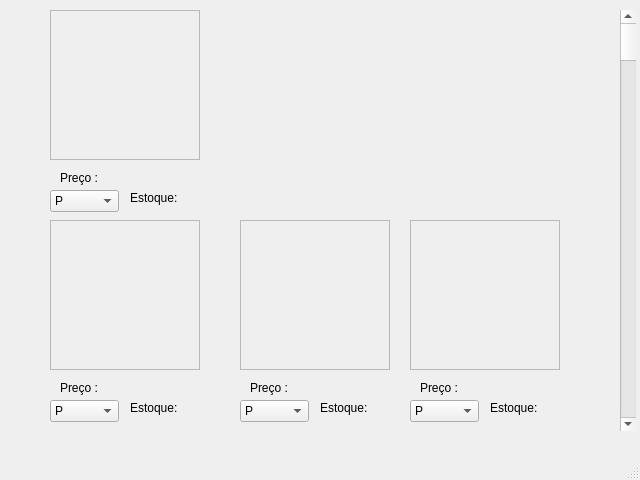
<?xml version="1.0" encoding="UTF-8"?>
<ui version="4.0">
 <class>MainWindow</class>
 <widget class="QMainWindow" name="MainWindow">
  <property name="geometry">
   <rect>
    <x>0</x>
    <y>0</y>
    <width>640</width>
    <height>480</height>
   </rect>
  </property>
  <property name="windowTitle">
   <string>MainWindow</string>
  </property>
  <widget class="QWidget" name="centralwidget">
   <widget class="QFrame" name="frame">
    <property name="geometry">
     <rect>
      <x>50</x>
      <y>220</y>
      <width>150</width>
      <height>150</height>
     </rect>
    </property>
    <property name="frameShape">
     <enum>QFrame::Shape::StyledPanel</enum>
    </property>
    <property name="frameShadow">
     <enum>QFrame::Shadow::Raised</enum>
    </property>
    <widget class="QFrame" name="frame_2">
     <property name="geometry">
      <rect>
       <x>0</x>
       <y>0</y>
       <width>150</width>
       <height>150</height>
      </rect>
     </property>
     <property name="frameShape">
      <enum>QFrame::Shape::StyledPanel</enum>
     </property>
     <property name="frameShadow">
      <enum>QFrame::Shadow::Raised</enum>
     </property>
     <widget class="QFrame" name="frame_3">
      <property name="geometry">
       <rect>
        <x>200</x>
        <y>0</y>
        <width>150</width>
        <height>150</height>
       </rect>
      </property>
      <property name="frameShape">
       <enum>QFrame::Shape::StyledPanel</enum>
      </property>
      <property name="frameShadow">
       <enum>QFrame::Shadow::Raised</enum>
      </property>
     </widget>
     <widget class="QLabel" name="label_2">
      <property name="geometry">
       <rect>
        <x>10</x>
        <y>10</y>
        <width>131</width>
        <height>131</height>
       </rect>
      </property>
      <property name="text">
       <string/>
      </property>
      <property name="pixmap">
       <pixmap>images/Goku.jpg</pixmap>
      </property>
      <property name="scaledContents">
       <bool>true</bool>
      </property>
     </widget>
    </widget>
   </widget>
   <widget class="QScrollBar" name="verticalScrollBar">
    <property name="geometry">
     <rect>
      <x>620</x>
      <y>10</y>
      <width>16</width>
      <height>421</height>
     </rect>
    </property>
    <property name="orientation">
     <enum>Qt::Orientation::Vertical</enum>
    </property>
   </widget>
   <widget class="QComboBox" name="comboBox">
    <property name="enabled">
     <bool>true</bool>
    </property>
    <property name="geometry">
     <rect>
      <x>50</x>
      <y>400</y>
      <width>69</width>
      <height>22</height>
     </rect>
    </property>
    <item>
     <property name="text">
      <string>P</string>
     </property>
    </item>
    <item>
     <property name="text">
      <string>M</string>
     </property>
    </item>
    <item>
     <property name="text">
      <string>G</string>
     </property>
    </item>
   </widget>
   <widget class="QLabel" name="label">
    <property name="geometry">
     <rect>
      <x>130</x>
      <y>400</y>
      <width>61</width>
      <height>16</height>
     </rect>
    </property>
    <property name="text">
     <string>Estoque:</string>
    </property>
   </widget>
   <widget class="QLabel" name="label_3">
    <property name="geometry">
     <rect>
      <x>60</x>
      <y>380</y>
      <width>71</width>
      <height>16</height>
     </rect>
    </property>
    <property name="text">
     <string>Preço :</string>
    </property>
   </widget>
   <widget class="QComboBox" name="comboBox_2">
    <property name="enabled">
     <bool>true</bool>
    </property>
    <property name="geometry">
     <rect>
      <x>240</x>
      <y>400</y>
      <width>69</width>
      <height>22</height>
     </rect>
    </property>
    <item>
     <property name="text">
      <string>P</string>
     </property>
    </item>
    <item>
     <property name="text">
      <string>M</string>
     </property>
    </item>
    <item>
     <property name="text">
      <string>G</string>
     </property>
    </item>
   </widget>
   <widget class="QLabel" name="label_4">
    <property name="geometry">
     <rect>
      <x>320</x>
      <y>400</y>
      <width>61</width>
      <height>16</height>
     </rect>
    </property>
    <property name="text">
     <string>Estoque:</string>
    </property>
   </widget>
   <widget class="QLabel" name="label_5">
    <property name="geometry">
     <rect>
      <x>250</x>
      <y>380</y>
      <width>71</width>
      <height>16</height>
     </rect>
    </property>
    <property name="text">
     <string>Preço :</string>
    </property>
   </widget>
   <widget class="QFrame" name="frame_4">
    <property name="geometry">
     <rect>
      <x>240</x>
      <y>220</y>
      <width>150</width>
      <height>150</height>
     </rect>
    </property>
    <property name="frameShape">
     <enum>QFrame::Shape::StyledPanel</enum>
    </property>
    <property name="frameShadow">
     <enum>QFrame::Shadow::Raised</enum>
    </property>
    <widget class="QFrame" name="frame_6">
     <property name="geometry">
      <rect>
       <x>0</x>
       <y>0</y>
       <width>150</width>
       <height>150</height>
      </rect>
     </property>
     <property name="frameShape">
      <enum>QFrame::Shape::StyledPanel</enum>
     </property>
     <property name="frameShadow">
      <enum>QFrame::Shadow::Raised</enum>
     </property>
     <widget class="QFrame" name="frame_7">
      <property name="geometry">
       <rect>
        <x>200</x>
        <y>0</y>
        <width>150</width>
        <height>150</height>
       </rect>
      </property>
      <property name="frameShape">
       <enum>QFrame::Shape::StyledPanel</enum>
      </property>
      <property name="frameShadow">
       <enum>QFrame::Shadow::Raised</enum>
      </property>
     </widget>
     <widget class="QLabel" name="label_6">
      <property name="geometry">
       <rect>
        <x>10</x>
        <y>10</y>
        <width>131</width>
        <height>131</height>
       </rect>
      </property>
      <property name="text">
       <string/>
      </property>
      <property name="pixmap">
       <pixmap>images/Homem-Aranha.jpg</pixmap>
      </property>
      <property name="scaledContents">
       <bool>true</bool>
      </property>
     </widget>
    </widget>
   </widget>
   <widget class="QComboBox" name="comboBox_3">
    <property name="enabled">
     <bool>true</bool>
    </property>
    <property name="geometry">
     <rect>
      <x>410</x>
      <y>400</y>
      <width>69</width>
      <height>22</height>
     </rect>
    </property>
    <item>
     <property name="text">
      <string>P</string>
     </property>
    </item>
    <item>
     <property name="text">
      <string>M</string>
     </property>
    </item>
    <item>
     <property name="text">
      <string>G</string>
     </property>
    </item>
   </widget>
   <widget class="QLabel" name="label_7">
    <property name="geometry">
     <rect>
      <x>490</x>
      <y>400</y>
      <width>61</width>
      <height>16</height>
     </rect>
    </property>
    <property name="text">
     <string>Estoque:</string>
    </property>
   </widget>
   <widget class="QLabel" name="label_8">
    <property name="geometry">
     <rect>
      <x>420</x>
      <y>380</y>
      <width>71</width>
      <height>16</height>
     </rect>
    </property>
    <property name="text">
     <string>Preço :</string>
    </property>
   </widget>
   <widget class="QFrame" name="frame_8">
    <property name="geometry">
     <rect>
      <x>410</x>
      <y>220</y>
      <width>150</width>
      <height>150</height>
     </rect>
    </property>
    <property name="frameShape">
     <enum>QFrame::Shape::StyledPanel</enum>
    </property>
    <property name="frameShadow">
     <enum>QFrame::Shadow::Raised</enum>
    </property>
    <widget class="QFrame" name="frame_9">
     <property name="geometry">
      <rect>
       <x>0</x>
       <y>0</y>
       <width>150</width>
       <height>150</height>
      </rect>
     </property>
     <property name="frameShape">
      <enum>QFrame::Shape::StyledPanel</enum>
     </property>
     <property name="frameShadow">
      <enum>QFrame::Shadow::Raised</enum>
     </property>
     <widget class="QFrame" name="frame_10">
      <property name="geometry">
       <rect>
        <x>200</x>
        <y>0</y>
        <width>150</width>
        <height>150</height>
       </rect>
      </property>
      <property name="frameShape">
       <enum>QFrame::Shape::StyledPanel</enum>
      </property>
      <property name="frameShadow">
       <enum>QFrame::Shadow::Raised</enum>
      </property>
     </widget>
     <widget class="QLabel" name="label_9">
      <property name="geometry">
       <rect>
        <x>10</x>
        <y>10</y>
        <width>131</width>
        <height>131</height>
       </rect>
      </property>
      <property name="text">
       <string/>
      </property>
      <property name="pixmap">
       <pixmap>images/Super-man.jpg</pixmap>
      </property>
      <property name="scaledContents">
       <bool>true</bool>
      </property>
     </widget>
    </widget>
   </widget>
   <widget class="QComboBox" name="comboBox_4">
    <property name="enabled">
     <bool>true</bool>
    </property>
    <property name="geometry">
     <rect>
      <x>50</x>
      <y>190</y>
      <width>69</width>
      <height>22</height>
     </rect>
    </property>
    <item>
     <property name="text">
      <string>P</string>
     </property>
    </item>
    <item>
     <property name="text">
      <string>M</string>
     </property>
    </item>
    <item>
     <property name="text">
      <string>G</string>
     </property>
    </item>
   </widget>
   <widget class="QLabel" name="label_10">
    <property name="geometry">
     <rect>
      <x>130</x>
      <y>190</y>
      <width>61</width>
      <height>16</height>
     </rect>
    </property>
    <property name="text">
     <string>Estoque:</string>
    </property>
   </widget>
   <widget class="QLabel" name="label_11">
    <property name="geometry">
     <rect>
      <x>60</x>
      <y>170</y>
      <width>71</width>
      <height>16</height>
     </rect>
    </property>
    <property name="text">
     <string>Preço :</string>
    </property>
   </widget>
   <widget class="QFrame" name="frame_11">
    <property name="geometry">
     <rect>
      <x>50</x>
      <y>10</y>
      <width>150</width>
      <height>150</height>
     </rect>
    </property>
    <property name="frameShape">
     <enum>QFrame::Shape::StyledPanel</enum>
    </property>
    <property name="frameShadow">
     <enum>QFrame::Shadow::Raised</enum>
    </property>
    <widget class="QFrame" name="frame_12">
     <property name="geometry">
      <rect>
       <x>0</x>
       <y>0</y>
       <width>150</width>
       <height>150</height>
      </rect>
     </property>
     <property name="frameShape">
      <enum>QFrame::Shape::StyledPanel</enum>
     </property>
     <property name="frameShadow">
      <enum>QFrame::Shadow::Raised</enum>
     </property>
     <widget class="QFrame" name="frame_13">
      <property name="geometry">
       <rect>
        <x>200</x>
        <y>0</y>
        <width>150</width>
        <height>150</height>
       </rect>
      </property>
      <property name="frameShape">
       <enum>QFrame::Shape::StyledPanel</enum>
      </property>
      <property name="frameShadow">
       <enum>QFrame::Shadow::Raised</enum>
      </property>
     </widget>
     <widget class="QLabel" name="label_12">
      <property name="geometry">
       <rect>
        <x>10</x>
        <y>10</y>
        <width>131</width>
        <height>131</height>
       </rect>
      </property>
      <property name="text">
       <string/>
      </property>
      <property name="pixmap">
       <pixmap>images/Flash.jpg</pixmap>
      </property>
      <property name="scaledContents">
       <bool>true</bool>
      </property>
     </widget>
    </widget>
   </widget>
  </widget>
  <widget class="QMenuBar" name="menubar">
   <property name="geometry">
    <rect>
     <x>0</x>
     <y>0</y>
     <width>640</width>
     <height>22</height>
    </rect>
   </property>
  </widget>
  <widget class="QStatusBar" name="statusbar"/>
 </widget>
 <resources/>
 <connections/>
</ui>
